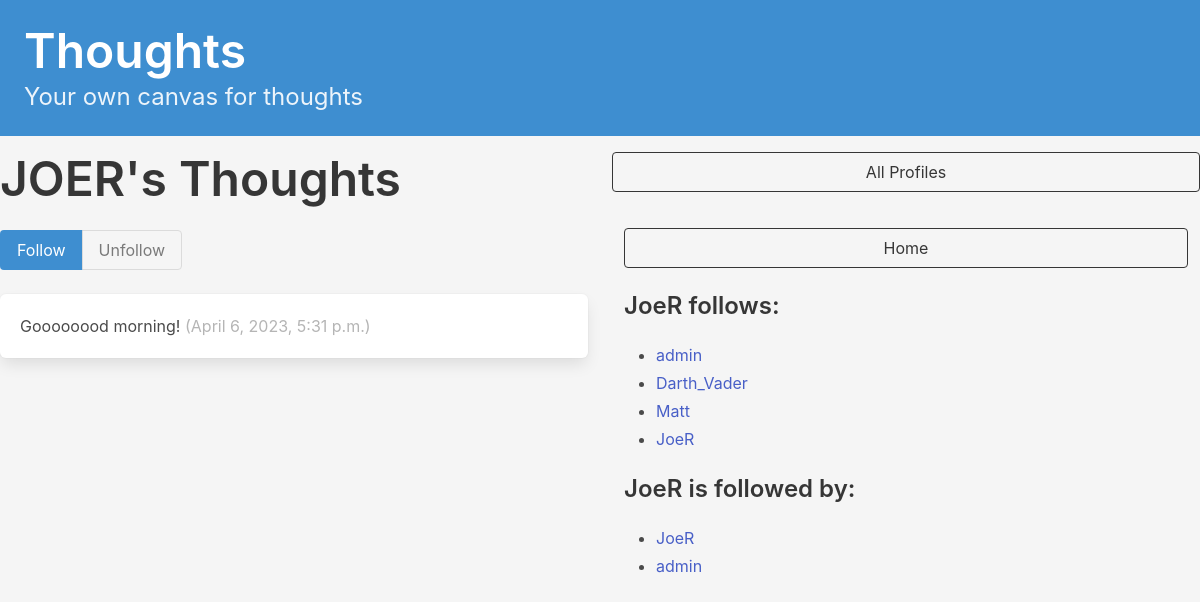
The page /profile/4 (signed in) on the database its author committed.
### socialapp/models.py (models this page shows, shortened)
class Profile(models.Model):
    user = models.OneToOneField(User, on_delete=models.CASCADE)
    follows = models.ManyToManyField(
        'self',
        related_name='followed_by',
        symmetrical=False,
        blank=True
    )
    def __str__(self):
        return self.user.username

class Thought(models.Model):
    profile = models.ForeignKey(
        Profile, related_name="thoughts", on_delete=models.DO_NOTHING)
    body = models.CharField(max_length=200)
    created_at = models.DateTimeField(auto_now_add=True)
    user = Profile
    class Meta:
        ordering = ['-created_at']

### socialapp/views.py (the view, shortened to what this page needs)
# urls.py: path('profile/<int:pk>', profile, name='profile'),
def profile(request, pk):
    if not hasattr(request.user, 'profile'):
        missing_profile = Profile(user=request.user)
        missing_profile.save()
    profile = Profile.objects.get(pk=pk)
    return render(request, 'socialapp/profile.html', {'profile': profile})

### socialapp/templates/socialapp/profile.html (shortened to what this page needs)
{% extends "index.html" %}
{% block content %}
<div class="column">
    <div class="block">
        <h1 class="title is-1">{{ profile.user.username|upper }}'s Thoughts</h1>
        {% if not request.user.is_authenticated or profile.user != request.user %}
        <form method="post">
            <div class="buttons has-addons">
                {% if profile in user.profile.follows.all %}
                <button class="button is-info is-static">Follow</button>
                <button class="button is-danger" name="follow" value="unfollow">Unfollow</button>
                {% else %}
                <button class="button is-info" name="follow" value="follow">Follow</button>
                <button class="button is-danger is-static">Unfollow</button>
                {% endif %}
            </div>
        </form>
        {% endif %}
    </div>
    <div class="content">
        {% for thoughts in profile.thoughts.all %}
        <div class="box">
            {{ thoughts.body }}
            <span class="is-small has-text-grey-light">({{ thoughts.created_at }})</span>
        </div>
        {% endfor %}
    </div>
</div>
<div class="column is-one-fluid">
    <div class="block">
        <a href="{% url 'socialapp:list_of_profiles' %}">
            <button class="button is-dark is-outlined is-fullwidth">All Profiles</button>
        </a>
    </div>
    <div class="column is-one-fullwidth">
        <div class="block">
            <a href="{% url 'socialapp:dashboard' %}">
                <button class="button is-dark is-outlined is-fullwidth">Home</button>
            </a>
        </div>
        <div class="block">
            <h3 class="title is-4">{{ profile.user.username }} follows:</h3>
            <div class="content">
                <ul>
                    {% for following in profile.follows.all %}
                    <li>
                        <a href="{% url 'socialapp:profile' following.id %} ">{{ following }}</a>
                    </li>
                    {% endfor %}
                </ul>
            </div>
        </div>
        <div class="block">
            <h3 class="title is-4">{{ profile.user.username }} is followed by:</h3>
            <div class="content">
                <ul>
                    {% for follower in profile.followed_by.all %}
                    <li>
                        <a href="{% url 'socialapp:profile' follower.id %} ">{{ follower }}</a>
                    </li>
                    {% endfor %}
                </ul>
            </div>
        </div>
    </div>
</div>
{% endblock content %}

### socialapp/templates/index.html (style rules this page uses)
body { background-color: #f5f5f5; }

### rows shown on the page
Profile: user.username "JOER", user.username "JoeR"
Thought: body "Goooooood morning!", created_at "April 6, 2023, 5:31 p.m."
Profile: user.username "admin"
Profile: user.username "Darth_Vader"
Profile: user.username "Matt"
